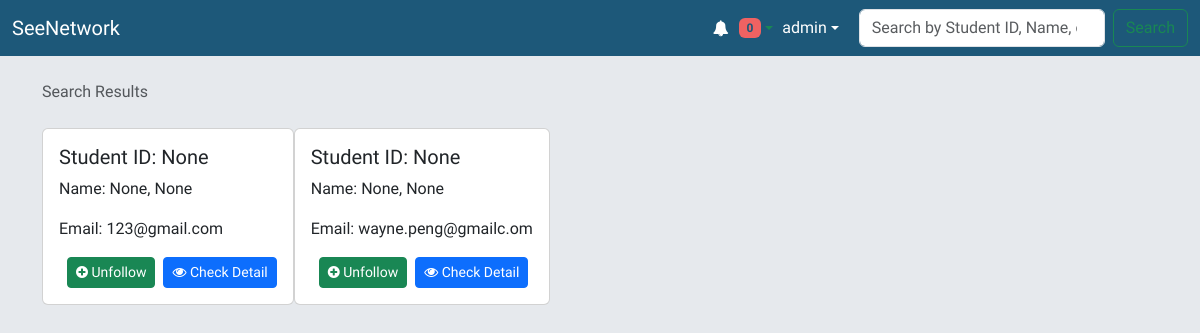
The page /search/ (signed in) on the database its author committed.
### accounts/models.py (models this page shows, shortened)
class CustomUser(AbstractUser):
    student_id = models.CharField(max_length=10, unique=True, blank=True, null=True)
    first_name = models.CharField(max_length=30, blank=True, null=True)
    last_name = models.CharField(max_length=30, blank=True, null=True)
    nick_name = models.CharField(max_length=30, blank=True, null=True)
    gender = models.CharField(max_length=1, default='n', choices=Gender.choices)
    department = models.CharField(max_length=10, blank=True, null=True, choices=Department.choices)
    slug = models.SlugField(max_length=25, verbose_name='User Slug', unique=True)
    class Meta:
        verbose_name = 'User'
        verbose_name_plural = 'Users'

### network/views.py (the view)
# urls.py: path('search/', views.search_users, name='search_users'),
def search_users(request):
    query = request.GET.get('q', '')
    user=request.user
    results = User.objects.filter(Q(username__icontains=query) | Q(first_name__icontains=query) | Q(last_name__icontains=query) | Q(nick_name__icontains=query) | Q(email__icontains=query) | Q(student_id__icontains=query)).exclude(id=user.id)
    request_has_sent = list()
    friends = list()
    for result in results:
        if FriendRequest.objects.filter(sender=user.id, receiver=result.id, status="pending").first():
            request_has_sent.append(result)
        if Relationship.objects.filter(user=user.id, friend=result.id).first():
            friends.append(result)
    return render(
            request,
            'search_results.html',
            {
                'results': results,
                'query': query,
                'request_has_sent': request_has_sent,
                'friends': friends,
                })

### templates/search_results.html (shortened to what this page needs)
{% extends 'base.html' %}
{% block breadcrumb %}
  <li class="breadcrumb-item active">Search Results</li>
{% endblock %}
{% block content %}
  {% if results %}
    <div class="card-group">
      {% for user in results %}
        <form id="search-result-{{user.id}}" method="post" action="{% url 'send_friend_request' user.id%}">
          {% include 'includes/choice_relation.html' %}
        </form>
      {% endfor %}
    </div>
  {% endif %}
{% endblock %}

### templates/includes/nav.html (shortened to what this page needs)
<nav class="navbar navbar-expand-lg" style="background-color: #1D5879;">
  <div class="container-fluid">
    <a class="navbar-brand" href="{% url 'home' %}" style="color: white;">SeeNetwork</a>
    <div class="collapse navbar-collapse" id="mainMenu">
      <ul class="navbar-nav ms-auto">
        {% if user.is_authenticated %}{% load notifications_tags %}
          <li class="nav-item dropdown notification-ui">
            <a href="#" class="font-weight-bold text-success nav-link dropdown-toggle" id="notificationMenu" role="button" data-bs-toggle="dropdown" aria-haspopup="true" aria-expanded="false" style="color: white;">
              <i class="fa fa-bell" style="color: white;"></i>
              <span class='badge badge-pill' style="background-color: #EF6262; color: #1D5879;">
                {% notifications_unread as unread_count %}
                {% if unread_count %}
                  {{ unread_count }}
                {% else %}
                  0
                {% endif %}
              </span>
            </a>
            </div>
          <li class="nav-item dropdown">
            <a class="nav-link dropdown-toggle" href="#" id="userMenu" role="button" data-bs-toggle="dropdown" aria-haspopup="true" aria-expanded="false" style="color: white; padding-right: 20px; padding-left:1px;">
              {{ user.username }}
            </a>
          </li>
        {% else %}
          <form class="form-inline ml-auto">
            <a href="{% url 'login' %}" class="btn btn-outline-secondary" style="background-color: #1D5879; color: white;">Log in</a>
            <a href="{% url 'signup' %}" class="btn btn-primary ml-2" style="background-color: #FFAD5A; color: #1D5879;">Sign up</a>
          </form>
        {% endif %}
      {% if user.is_authenticated %}
        <form class="d-flex" method="get" action="{% url 'search_users' %}">
          <input type="search" class="form-control me-2" id="search_query" name="q" placeholder="Search by Student ID, Name, or Email" aria-abel="Search" required>
          <button class="btn btn-outline-success" type="submit">Search</button>
        </form>
      {% endif %}
    </div>
</nav>

### templates/includes/choice_relation.html
<div class="card mb-3">
    <div class="card-body">
        <h5 class="card-title">Student ID: {{ user.student_id }}</h5>
        <p class="card-text">Name: {{ user.first_name }}, {{ user.last_name }}</p>
        <p class="card-text">Email: {{ user.email }}</p>
        <div id="friend-request" class="d-flex align-items-center">
            <button id="friend-request-button-{{user.id}}" type="button" onclick="friendRequest({{user.id}})" class="btn btn-success btn-sm ms-2">
                <i id="friend-request-icon-{{user.id}}" class="fa fa-plus-circle"></i><span id="friend-request-text-{{user.id}}"> {% if user in request_has_sent %} Unfollow {% else %} Follow {% endif %}</span>
            </button>
            <a href="{% url 'profile_view' user.slug  %}" class="btn btn-primary btn-sm ms-2" role="button">
                <i class="fa fa-eye"></i> Check Detail
            </a>
        </div>
    </div>
</div>

### static/css/dark-light.css (style rules this page uses)
@media (prefers-color-scheme: light) { body { background: #809DA5; } }

### static/css/nav.css (style rules this page uses)
body { font-family: "Roboto", sans-serif; background: #E6E9ED; min-height: 100vh; position: relative; }
.notification-ui a { display: none; }
.notification-ui a, .nav-link.dropdown-toggle { padding: 8px 15px; display: flex; align-items: center; }
.notification-ui .fa-bell, .nav-link.dropdown-toggle .fa-user { margin-right: 10px; }
li.nav-item { list-style-type: none; margin: 0; padding: 0; }

### templates/base.html (style rules this page uses)
body { font-family: 'sans-hant'; }

### rows shown on the page
CustomUser: username "admin"
CustomUser: student_id "None", first_name "None", last_name "None", email "123@gmail.com"
CustomUser: student_id "None", first_name "None", last_name "None", email "wayne.peng@gmailc.om", shows "Unfollow"
